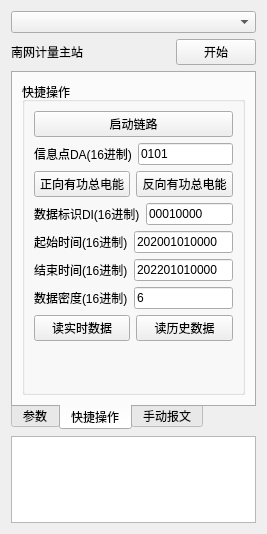
<?xml version="1.0" encoding="UTF-8"?>
<ui version="4.0">
 <class>frmMeasuredTerminalMaster</class>
 <widget class="QWidget" name="frmMeasuredTerminalMaster">
  <property name="geometry">
   <rect>
    <x>0</x>
    <y>0</y>
    <width>267</width>
    <height>534</height>
   </rect>
  </property>
  <property name="windowTitle">
   <string>Form</string>
  </property>
  <layout class="QVBoxLayout" name="verticalLayout">
   <item>
    <widget class="QComboBox" name="comboBox"/>
   </item>
   <item>
    <layout class="QHBoxLayout" name="horizontalLayout_11">
     <item>
      <widget class="QLabel" name="label_4">
       <property name="text">
        <string>南网计量主站</string>
       </property>
      </widget>
     </item>
     <item>
      <spacer name="horizontalSpacer">
       <property name="orientation">
        <enum>Qt::Horizontal</enum>
       </property>
       <property name="sizeHint" stdset="0">
        <size>
         <width>40</width>
         <height>20</height>
        </size>
       </property>
      </spacer>
     </item>
     <item>
      <widget class="QPushButton" name="pushButton_startdebug">
       <property name="text">
        <string>开始</string>
       </property>
      </widget>
     </item>
    </layout>
   </item>
   <item>
    <widget class="QTabWidget" name="tabWidget_2">
     <property name="tabPosition">
      <enum>QTabWidget::South</enum>
     </property>
     <property name="currentIndex">
      <number>1</number>
     </property>
     <widget class="QWidget" name="tab">
      <attribute name="title">
       <string>参数</string>
      </attribute>
      <layout class="QVBoxLayout" name="verticalLayout_3">
       <item>
        <layout class="QHBoxLayout" name="horizontalLayout_4">
         <item>
          <widget class="QLabel" name="label_2">
           <property name="text">
            <string>省地市区县码A1</string>
           </property>
          </widget>
         </item>
         <item>
          <widget class="QLineEdit" name="lineEdit_A1">
           <property name="text">
            <string>1</string>
           </property>
          </widget>
         </item>
        </layout>
       </item>
       <item>
        <layout class="QHBoxLayout" name="horizontalLayout_5">
         <item>
          <widget class="QLabel" name="label_6">
           <property name="text">
            <string>终端地址A2</string>
           </property>
          </widget>
         </item>
         <item>
          <widget class="QLineEdit" name="lineEdit_A2">
           <property name="text">
            <string>1</string>
           </property>
          </widget>
         </item>
        </layout>
       </item>
       <item>
        <layout class="QHBoxLayout" name="horizontalLayout_6">
         <item>
          <widget class="QLabel" name="label_7">
           <property name="text">
            <string>主站地址A3</string>
           </property>
          </widget>
         </item>
         <item>
          <widget class="QLineEdit" name="lineEdit_A3">
           <property name="text">
            <string>1</string>
           </property>
          </widget>
         </item>
        </layout>
       </item>
       <item>
        <spacer name="verticalSpacer_5">
         <property name="orientation">
          <enum>Qt::Vertical</enum>
         </property>
         <property name="sizeHint" stdset="0">
          <size>
           <width>20</width>
           <height>275</height>
          </size>
         </property>
        </spacer>
       </item>
      </layout>
     </widget>
     <widget class="QWidget" name="tab_3">
      <attribute name="title">
       <string>快捷操作</string>
      </attribute>
      <layout class="QGridLayout" name="gridLayout_5">
       <item row="0" column="0">
        <widget class="QGroupBox" name="groupBox_4">
         <property name="title">
          <string>快捷操作</string>
         </property>
         <layout class="QGridLayout" name="gridLayout">
          <item row="0" column="0" colspan="2">
           <widget class="QPushButton" name="pushButton_MTstart">
            <property name="text">
             <string>启动链路</string>
            </property>
           </widget>
          </item>
          <item row="1" column="0" colspan="2">
           <layout class="QHBoxLayout" name="horizontalLayout">
            <item>
             <widget class="QLabel" name="label">
              <property name="text">
               <string>信息点DA(16进制)</string>
              </property>
             </widget>
            </item>
            <item>
             <widget class="QLineEdit" name="lineEdit_MTDA">
              <property name="text">
               <string>0101</string>
              </property>
             </widget>
            </item>
           </layout>
          </item>
          <item row="2" column="0">
           <widget class="QPushButton" name="pushButton_MTread1">
            <property name="text">
             <string>正向有功总电能</string>
            </property>
           </widget>
          </item>
          <item row="2" column="1">
           <widget class="QPushButton" name="pushButton_MTread2">
            <property name="text">
             <string>反向有功总电能</string>
            </property>
           </widget>
          </item>
          <item row="3" column="0" colspan="2">
           <layout class="QHBoxLayout" name="horizontalLayout_3">
            <item>
             <widget class="QLabel" name="label_5">
              <property name="text">
               <string>数据标识DI(16进制)</string>
              </property>
             </widget>
            </item>
            <item>
             <widget class="QLineEdit" name="lineEdit_MTDI">
              <property name="text">
               <string>00010000</string>
              </property>
             </widget>
            </item>
           </layout>
          </item>
          <item row="4" column="0" colspan="2">
           <layout class="QHBoxLayout" name="horizontalLayout_2">
            <item>
             <widget class="QLabel" name="label_3">
              <property name="text">
               <string>起始时间(16进制)</string>
              </property>
             </widget>
            </item>
            <item>
             <widget class="QLineEdit" name="lineEdit_MTTimeBegin">
              <property name="text">
               <string>202001010000</string>
              </property>
             </widget>
            </item>
           </layout>
          </item>
          <item row="5" column="0" colspan="2">
           <layout class="QHBoxLayout" name="horizontalLayout_7">
            <item>
             <widget class="QLabel" name="label_8">
              <property name="text">
               <string>结束时间(16进制)</string>
              </property>
             </widget>
            </item>
            <item>
             <widget class="QLineEdit" name="lineEdit_MTTimeEnd">
              <property name="text">
               <string>202201010000</string>
              </property>
             </widget>
            </item>
           </layout>
          </item>
          <item row="6" column="0" colspan="2">
           <layout class="QHBoxLayout" name="horizontalLayout_8">
            <item>
             <widget class="QLabel" name="label_9">
              <property name="text">
               <string>数据密度(16进制)</string>
              </property>
             </widget>
            </item>
            <item>
             <widget class="QLineEdit" name="lineEdit_MTm">
              <property name="toolTip">
               <string>&lt;html&gt;&lt;head/&gt;&lt;body&gt;&lt;p&gt;1 1分钟&lt;/p&gt;&lt;p&gt;2 5分钟&lt;/p&gt;&lt;p&gt;3 15分钟&lt;/p&gt;&lt;p&gt;4 30分钟&lt;/p&gt;&lt;p&gt;5 60分钟&lt;/p&gt;&lt;p&gt;6 1日&lt;/p&gt;&lt;p&gt;7 1月&lt;/p&gt;&lt;/body&gt;&lt;/html&gt;</string>
              </property>
              <property name="text">
               <string>6</string>
              </property>
             </widget>
            </item>
           </layout>
          </item>
          <item row="7" column="0">
           <widget class="QPushButton" name="pushButton_MTreaddata">
            <property name="text">
             <string>读实时数据</string>
            </property>
           </widget>
          </item>
          <item row="7" column="1">
           <widget class="QPushButton" name="pushButton_MTreadhisdata">
            <property name="text">
             <string>读历史数据</string>
            </property>
           </widget>
          </item>
          <item row="8" column="0">
           <spacer name="verticalSpacer">
            <property name="orientation">
             <enum>Qt::Vertical</enum>
            </property>
            <property name="sizeHint" stdset="0">
             <size>
              <width>20</width>
              <height>60</height>
             </size>
            </property>
           </spacer>
          </item>
         </layout>
        </widget>
       </item>
      </layout>
     </widget>
     <widget class="QWidget" name="tab_6">
      <attribute name="title">
       <string>手动报文</string>
      </attribute>
      <layout class="QGridLayout" name="gridLayout_10">
       <item row="0" column="0">
        <widget class="QGroupBox" name="groupBox_3">
         <property name="title">
          <string>手动输入ASDU报文</string>
         </property>
         <layout class="QGridLayout" name="gridLayout_8">
          <item row="1" column="2">
           <widget class="QPushButton" name="pushButton_sendasdu_2">
            <property name="minimumSize">
             <size>
              <width>0</width>
              <height>30</height>
             </size>
            </property>
            <property name="maximumSize">
             <size>
              <width>50</width>
              <height>16777215</height>
             </size>
            </property>
            <property name="text">
             <string>发送</string>
            </property>
           </widget>
          </item>
          <item row="4" column="0">
           <widget class="QLabel" name="label_18">
            <property name="text">
             <string>5</string>
            </property>
           </widget>
          </item>
          <item row="4" column="2">
           <widget class="QPushButton" name="pushButton_sendasdu_5">
            <property name="minimumSize">
             <size>
              <width>0</width>
              <height>30</height>
             </size>
            </property>
            <property name="maximumSize">
             <size>
              <width>50</width>
              <height>16777215</height>
             </size>
            </property>
            <property name="text">
             <string>发送</string>
            </property>
           </widget>
          </item>
          <item row="0" column="1">
           <widget class="QTextEdit" name="textEdit_asdu_1">
            <property name="sizePolicy">
             <sizepolicy hsizetype="Expanding" vsizetype="Expanding">
              <horstretch>0</horstretch>
              <verstretch>0</verstretch>
             </sizepolicy>
            </property>
            <property name="maximumSize">
             <size>
              <width>16777215</width>
              <height>40</height>
             </size>
            </property>
           </widget>
          </item>
          <item row="0" column="0">
           <widget class="QLabel" name="label_14">
            <property name="minimumSize">
             <size>
              <width>20</width>
              <height>0</height>
             </size>
            </property>
            <property name="text">
             <string>1</string>
            </property>
           </widget>
          </item>
          <item row="2" column="0">
           <widget class="QLabel" name="label_16">
            <property name="text">
             <string>3</string>
            </property>
           </widget>
          </item>
          <item row="3" column="1">
           <widget class="QTextEdit" name="textEdit_asdu_4">
            <property name="maximumSize">
             <size>
              <width>16777215</width>
              <height>40</height>
             </size>
            </property>
           </widget>
          </item>
          <item row="3" column="0">
           <widget class="QLabel" name="label_17">
            <property name="text">
             <string>4</string>
            </property>
           </widget>
          </item>
          <item row="1" column="0">
           <widget class="QLabel" name="label_15">
            <property name="text">
             <string>2</string>
            </property>
           </widget>
          </item>
          <item row="4" column="1">
           <widget class="QTextEdit" name="textEdit_asdu_5">
            <property name="maximumSize">
             <size>
              <width>16777215</width>
              <height>40</height>
             </size>
            </property>
           </widget>
          </item>
          <item row="5" column="2">
           <widget class="QPushButton" name="pushButton_sendasdu_6">
            <property name="minimumSize">
             <size>
              <width>0</width>
              <height>30</height>
             </size>
            </property>
            <property name="maximumSize">
             <size>
              <width>50</width>
              <height>16777215</height>
             </size>
            </property>
            <property name="text">
             <string>发送</string>
            </property>
           </widget>
          </item>
          <item row="2" column="1">
           <widget class="QTextEdit" name="textEdit_asdu_3">
            <property name="maximumSize">
             <size>
              <width>16777215</width>
              <height>40</height>
             </size>
            </property>
           </widget>
          </item>
          <item row="2" column="2">
           <widget class="QPushButton" name="pushButton_sendasdu_3">
            <property name="minimumSize">
             <size>
              <width>0</width>
              <height>30</height>
             </size>
            </property>
            <property name="maximumSize">
             <size>
              <width>50</width>
              <height>16777215</height>
             </size>
            </property>
            <property name="text">
             <string>发送</string>
            </property>
           </widget>
          </item>
          <item row="0" column="2">
           <widget class="QPushButton" name="pushButton_sendasdu_1">
            <property name="minimumSize">
             <size>
              <width>0</width>
              <height>30</height>
             </size>
            </property>
            <property name="maximumSize">
             <size>
              <width>50</width>
              <height>16777215</height>
             </size>
            </property>
            <property name="text">
             <string>发送</string>
            </property>
           </widget>
          </item>
          <item row="5" column="1">
           <widget class="QTextEdit" name="textEdit_asdu_6">
            <property name="maximumSize">
             <size>
              <width>16777215</width>
              <height>40</height>
             </size>
            </property>
           </widget>
          </item>
          <item row="1" column="1">
           <widget class="QTextEdit" name="textEdit_asdu_2">
            <property name="sizePolicy">
             <sizepolicy hsizetype="Expanding" vsizetype="Preferred">
              <horstretch>0</horstretch>
              <verstretch>0</verstretch>
             </sizepolicy>
            </property>
            <property name="maximumSize">
             <size>
              <width>16777215</width>
              <height>40</height>
             </size>
            </property>
           </widget>
          </item>
          <item row="5" column="0">
           <widget class="QLabel" name="label_19">
            <property name="minimumSize">
             <size>
              <width>20</width>
              <height>0</height>
             </size>
            </property>
            <property name="text">
             <string>6</string>
            </property>
           </widget>
          </item>
          <item row="3" column="2">
           <widget class="QPushButton" name="pushButton_sendasdu_4">
            <property name="minimumSize">
             <size>
              <width>0</width>
              <height>30</height>
             </size>
            </property>
            <property name="maximumSize">
             <size>
              <width>50</width>
              <height>16777215</height>
             </size>
            </property>
            <property name="text">
             <string>发送</string>
            </property>
           </widget>
          </item>
         </layout>
        </widget>
       </item>
      </layout>
     </widget>
    </widget>
   </item>
   <item>
    <widget class="QTextEdit" name="textEdit_data"/>
   </item>
  </layout>
 </widget>
 <resources/>
 <connections/>
</ui>
